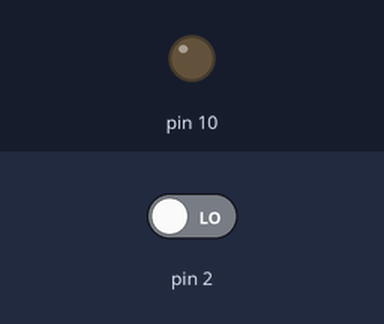
This sketch was run on a simulated Arduino Uno, built with avr-gcc and run on an emulated ATmega328P. Shown: output pins drawn as LEDs (lit = HIGH). Dashed ring = blinking. The test bench sets the inputs (shaded band); at power-on: pin 2 LOW. What the sketch prints to the serial monitor is not drawn.

Above: at 1.2 s.
1.3 s: pin 2 driven HIGH
At 1.6 s:
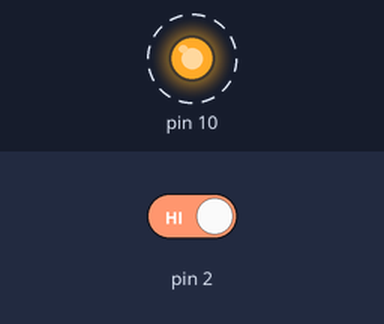
4.3 s: pin 2 driven LOW
At 5.4 s:
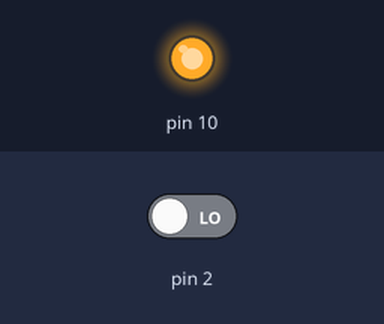
Timing chart, 0 to 7.3 s (numbered marks = the images above; inputs shaded):
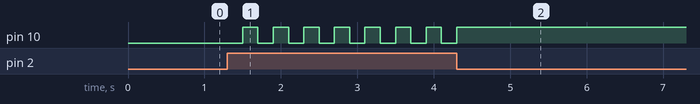

The sketch:

sketch_feb7d-step3.ino
```cpp
int statoled = LOW;

void setup() {
  pinMode(2, INPUT);
  pinMode(10, OUTPUT);
  Serial.begin(9600);
}

void loop() {
  int bt = digitalRead(2);
  if (bt) {
    statoled = !statoled;
    delay(200);
    Serial.print(".");
  }
  digitalWrite(10, statoled);
}
```

Measured:
- after the input at 1.3 s, pin 10: alternates HIGH for 0.20 s and LOW for 0.20 s, starting after 0.20 s
- after the input at 4.3 s, pin 10: goes on until 4.3 s, then stays HIGH
